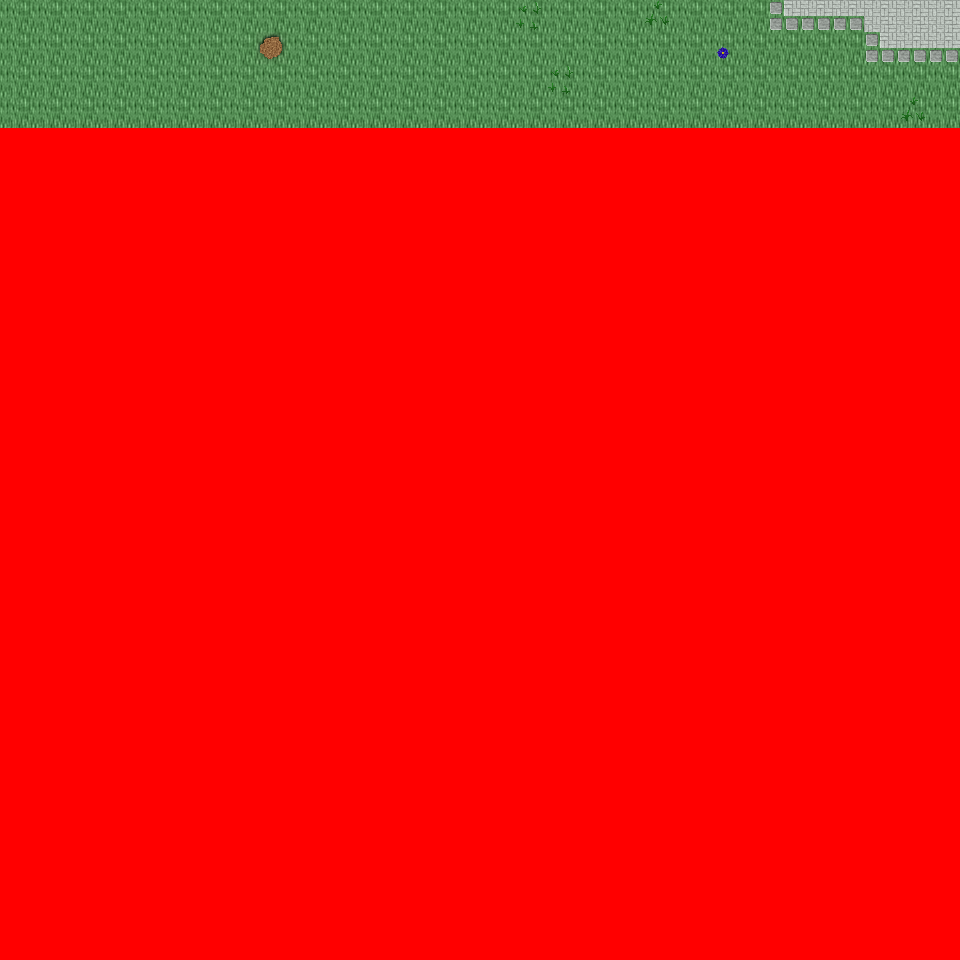

Tiled map render using the project's own tile images. Description and the map definition, with tile-layer contents summarised, below:
An orthogonal 30x30 tile map with 32x32 px tiles, 6 tile layers (Ground, Object, Object2, Above, ...), 40 tilesets and 3 objects (3x mapchange).

<map version="1.0" orientation="orthogonal" renderorder="right-down" width="30" height="30" tilewidth="32" tileheight="32" nextobjectid="4">
  <tileset firstgid="1" name="tileset_logic_collision" tilewidth="32" tileheight="32" tilecount="1" columns="1">
    <image source="../drawable/tileset_logic_collision.png" width="32" height="32" />
  </tileset>
  <tileset firstgid="2" name="tileset_ground_ground" tilewidth="32" tileheight="32" tilecount="33" columns="3">
    <image source="../drawable/tileset_ground_ground.png" width="96" height="352" />
  </tileset>
  <tileset firstgid="35" name="tileset_ground_water_water" tilewidth="32" tileheight="32" tilecount="24" columns="3">
    <image source="../drawable/tileset_ground_water_water.png" width="96" height="256" />
  </tileset>
  <tileset firstgid="59" name="tileset_plant_grasses" tilewidth="32" tileheight="32" tilecount="6" columns="3">
    <image source="../drawable/tileset_plant_grasses.png" width="96" height="64" />
  </tileset>
  <tileset firstgid="65" name="tileset_ground_grass_edges" tilewidth="32" tileheight="32" tilecount="36" columns="12">
    <image source="../drawable/tileset_ground_grass_edges.png" width="384" height="96" />
  </tileset>
  <tileset firstgid="101" name="tileset_plant_tree_tree_green" tilewidth="32" tileheight="32" tilecount="88" columns="8">
    <image source="../drawable/tileset_plant_tree_tree_green.png" width="256" height="352" />
  </tileset>
  <tileset firstgid="189" name="tileset_ground_water_pool_grassy" tilewidth="32" tileheight="32" tilecount="27" columns="9">
    <image source="../drawable/tileset_ground_water_pool_grassy.png" width="288" height="96" />
  </tileset>
  <tileset firstgid="216" name="tileset_ground_water_water_corners" tilewidth="32" tileheight="32" tilecount="12" columns="6">
    <image source="../drawable/tileset_ground_water_water_corners.png" width="192" height="64" />
  </tileset>
  <tileset firstgid="228" name="tileset_plant_flower_daisy_blue" tilewidth="32" tileheight="32" tilecount="8" columns="2">
    <image source="../drawable/tileset_plant_flower_daisy_blue.png" width="64" height="128" />
  </tileset>
  <tileset firstgid="236" name="tileset_ground_water_channels_grassy" tilewidth="32" tileheight="32" tilecount="6" columns="3">
    <image source="../drawable/tileset_ground_water_channels_grassy.png" width="96" height="64" />
  </tileset>
  <tileset firstgid="242" name="tileset_plant_flower_daisy_yellow" tilewidth="32" tileheight="32" tilecount="8" columns="2">
    <image source="../drawable/tileset_plant_flower_daisy_yellow.png" width="64" height="128" />
  </tileset>
  <tileset firstgid="250" name="tileset_plant_flower_daisy_white" tilewidth="32" tileheight="32" tilecount="8" columns="2">
    <image source="../drawable/tileset_plant_flower_daisy_white.png" width="64" height="128" />
  </tileset>
  <tileset firstgid="258" name="tileset_building_wall_wall_brown" tilewidth="32" tileheight="32" tilecount="12" columns="3">
    <image source="../drawable/tileset_building_wall_wall_brown.png" width="96" height="128" />
  </tileset>
  <tileset firstgid="270" name="tileset_plant_bush_bushes" tilewidth="32" tileheight="32" tilecount="10" columns="5">
    <image source="../drawable/tileset_plant_bush_bushes.png" width="160" height="64" />
  </tileset>
  <tileset firstgid="280" name="tileset_plant_vine" tilewidth="32" tileheight="32" tilecount="3" columns="1">
    <image source="../drawable/tileset_plant_vine.png" width="32" height="96" />
  </tileset>
  <tileset firstgid="283" name="tileset_building_decoration_rocks_2" tilewidth="32" tileheight="32" tilecount="2" columns="1">
    <image source="../drawable/tileset_building_decoration_rocks_2.png" width="32" height="64" />
  </tileset>
  <tileset firstgid="285" name="tileset_plant_stump_stump_green" tilewidth="32" tileheight="32" tilecount="4" columns="2">
    <image source="../drawable/tileset_plant_stump_stump_green.png" width="64" height="64" />
  </tileset>
  <tileset firstgid="289" name="tileset_building_decoration_green_block" tilewidth="32" tileheight="32" tilecount="4" columns="2">
    <image source="../drawable/tileset_building_decoration_green_block.png" width="64" height="64" />
  </tileset>
  <tileset firstgid="293" name="tileset_plant_tree_tree_golden_small" tilewidth="32" tileheight="32" tilecount="6" columns="2">
    <image source="../drawable/tileset_plant_tree_tree_golden_small.png" width="64" height="96" />
  </tileset>
  <tileset firstgid="299" name="tileset_plant_flower_daisy_red" tilewidth="32" tileheight="32" tilecount="8" columns="2">
    <image source="../drawable/tileset_plant_flower_daisy_red.png" width="64" height="128" />
  </tileset>
  <tileset firstgid="307" name="tileset_plant_stump_stump_purple" tilewidth="32" tileheight="32" tilecount="4" columns="2">
    <image source="../drawable/tileset_plant_stump_stump_purple.png" width="64" height="64" />
  </tileset>
  <tileset firstgid="311" name="tileset_item_pot_dark_barrel" tilewidth="32" tileheight="32" tilecount="2" columns="1">
    <image source="../drawable/tileset_item_pot_dark_barrel.png" width="32" height="64" />
  </tileset>
  <tileset firstgid="313" name="tileset_ground_ladder_vertical_dark" tilewidth="32" tileheight="32" tilecount="3" columns="3">
    <image source="../drawable/tileset_ground_ladder_vertical_dark.png" width="96" height="32" />
  </tileset>
  <tileset firstgid="316" name="tileset_item_statue_green_stone" tilewidth="32" tileheight="32" tilecount="12" columns="4">
    <image source="../drawable/tileset_item_statue_green_stone.png" width="128" height="96" />
  </tileset>
  <tileset firstgid="328" name="tileset_item_statue_grey_stone" tilewidth="32" tileheight="32" tilecount="4" columns="2">
    <image source="../drawable/tileset_item_statue_grey_stone.png" width="64" height="64" />
  </tileset>
  <tileset firstgid="332" name="tileset_ground_rock_pebbles" tilewidth="32" tileheight="32" tilecount="3" columns="1">
    <image source="../drawable/tileset_ground_rock_pebbles.png" width="32" height="96" />
  </tileset>
  <tileset firstgid="335" name="tileset_item_corpse_huge_animal" tilewidth="32" tileheight="32" tilecount="16" columns="2">
    <image source="../drawable/tileset_item_corpse_huge_animal.png" width="64" height="256" />
  </tileset>
  <tileset firstgid="351" name="tileset_building_fence_fence_chunky" tilewidth="32" tileheight="32" tilecount="21" columns="3">
    <image source="../drawable/tileset_building_fence_fence_chunky.png" width="96" height="224" />
  </tileset>
  <tileset firstgid="372" name="tileset_building_roof_red" tilewidth="32" tileheight="32" tilecount="20" columns="5">
    <image source="../drawable/tileset_building_roof_red.png" width="160" height="128" />
  </tileset>
  <tileset firstgid="392" name="tileset_building_decoration_banner" tilewidth="32" tileheight="32" tilecount="12" columns="1">
    <image source="../drawable/tileset_building_decoration_banner.png" width="32" height="384" />
  </tileset>
  <tileset firstgid="404" name="tileset_building_door_closed" tilewidth="32" tileheight="32" tilecount="1" columns="1">
    <image source="../drawable/tileset_building_door_closed.png" width="32" height="32" />
  </tileset>
  <tileset firstgid="405" name="tileset_building_window_window_right" tilewidth="32" tileheight="32" tilecount="2" columns="2">
    <image source="../drawable/tileset_building_window_window_right.png" width="64" height="32" />
  </tileset>
  <tileset firstgid="407" name="tileset_building_decoration_floor_sparkle" tilewidth="32" tileheight="32" tilecount="18" columns="3">
    <image source="../drawable/tileset_building_decoration_floor_sparkle.png" width="96" height="192" />
  </tileset>
  <tileset firstgid="425" name="tileset_object_well" tilewidth="32" tileheight="32" tilecount="4" columns="2">
    <image source="../drawable/tileset_object_well.png" width="64" height="64" />
  </tileset>
  <tileset firstgid="429" name="tileset_building_decoration_magician_banner" tilewidth="32" tileheight="32" tilecount="3" columns="3">
    <image source="../drawable/tileset_building_decoration_magician_banner.png" width="96" height="32" />
  </tileset>
  <tileset firstgid="432" name="tileset_building_decoration_chimney" tilewidth="32" tileheight="32" tilecount="2" columns="1">
    <image source="../drawable/tileset_building_decoration_chimney.png" width="32" height="64" />
  </tileset>
  <tileset firstgid="434" name="tileset_ground_green_paving" tilewidth="32" tileheight="32" tilecount="18" columns="3">
    <image source="../drawable/tileset_ground_green_paving.png" width="96" height="192" />
  </tileset>
  <tileset firstgid="452" name="tileset_building_fence_palisade" tilewidth="32" tileheight="32" tilecount="84" columns="6">
    <image source="../drawable/tileset_building_fence_palisade.png" width="192" height="448" />
  </tileset>
  <tileset firstgid="536" name="tileset_building_decoration_orbpedestal" tilewidth="32" tileheight="32" tilecount="2" columns="1">
    <image source="../drawable/tileset_building_decoration_orbpedestal.png" width="32" height="64" />
  </tileset>
  <tileset firstgid="538" name="tileset_item_pot_wooden_crates" tilewidth="32" tileheight="32" tilecount="6" columns="3">
    <image source="../drawable/tileset_item_pot_wooden_crates.png" width="96" height="64" />
  </tileset>
  <layer name="Ground" width="30" height="30">
    <data>[900 cells, 120 non-empty, 1 distinct tile ids]</data>
  </layer>
  <layer name="Object" width="30" height="30">
    <data>[900 cells, 10 non-empty, 4 distinct tile ids]</data>
  </layer>
  <layer name="Object2" width="30" height="30">
    <data>[900 cells, 5 non-empty, 3 distinct tile ids]</data>
  </layer>
  <layer name="Above" width="30" height="30">
    <data>[900 cells, 0 non-empty, 0 distinct tile ids]</data>
  </layer>
  <layer name="Above2" width="30" height="30">
    <data>[900 cells, 0 non-empty, 0 distinct tile ids]</data>
  </layer>
  <layer name="Walkable" width="30" height="30">
    <data>[900 cells, 780 non-empty, 1 distinct tile ids]</data>
  </layer>
  <objectgroup name="MapEvents">
    <object id="1" name="north" type="mapchange" x="0" y="0" width="960" height="32">
      <properties>
        <property name="map" value="0_ados_mountain_n2_w2_x0_y1" />
        <property name="place" value="south" />
      </properties>
    </object>
    <object id="2" name="west" type="mapchange" x="0" y="0" width="32" height="128">
      <properties>
        <property name="map" value="0_deniran_forest_n2_w_x0_y2" />
        <property name="place" value="east" />
      </properties>
    </object>
    <object id="3" name="east" type="mapchange" x="928" y="0" width="32" height="128">
      <properties>
        <property name="map" value="0_ados_mountain_n2_w2_x1_y2" />
        <property name="place" value="west" />
      </properties>
    </object>
  </objectgroup>
</map>
